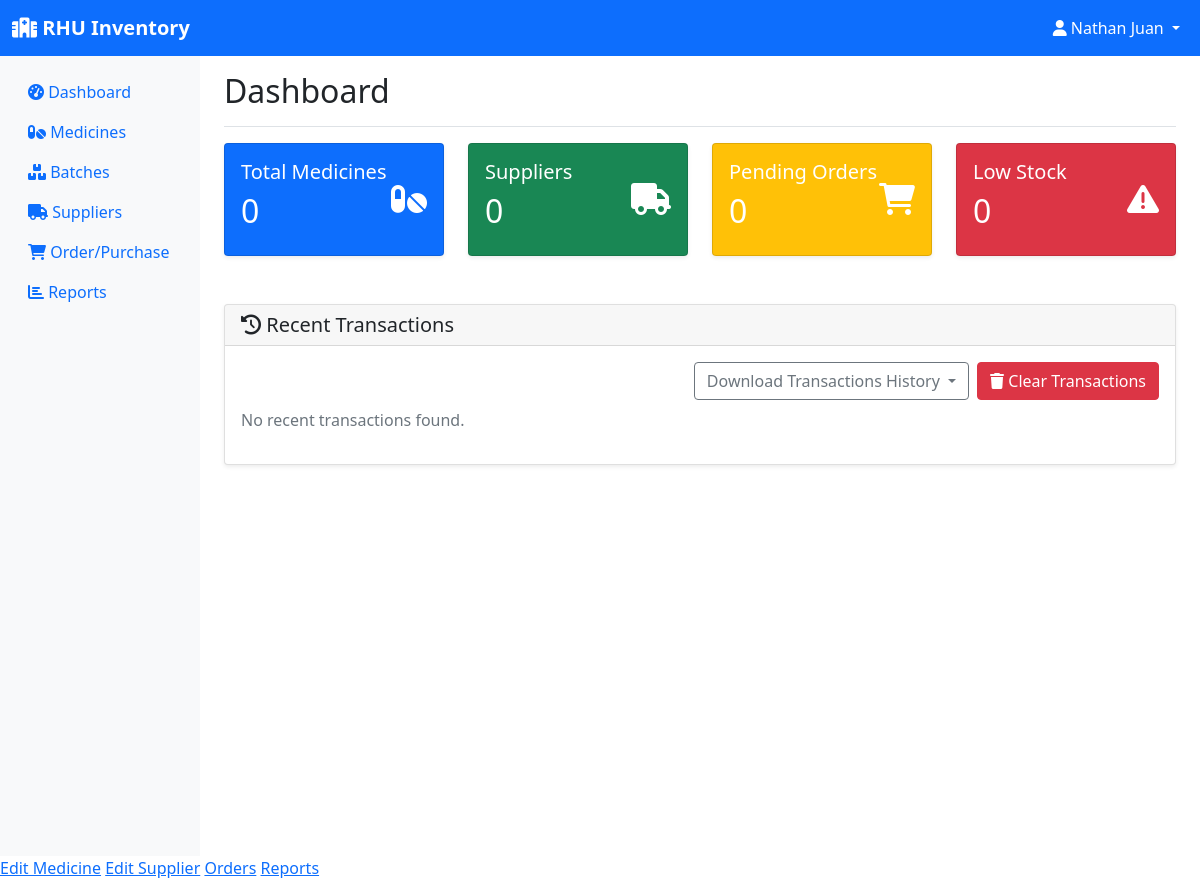
Page /dashboard (signed in) on the earlier database version.
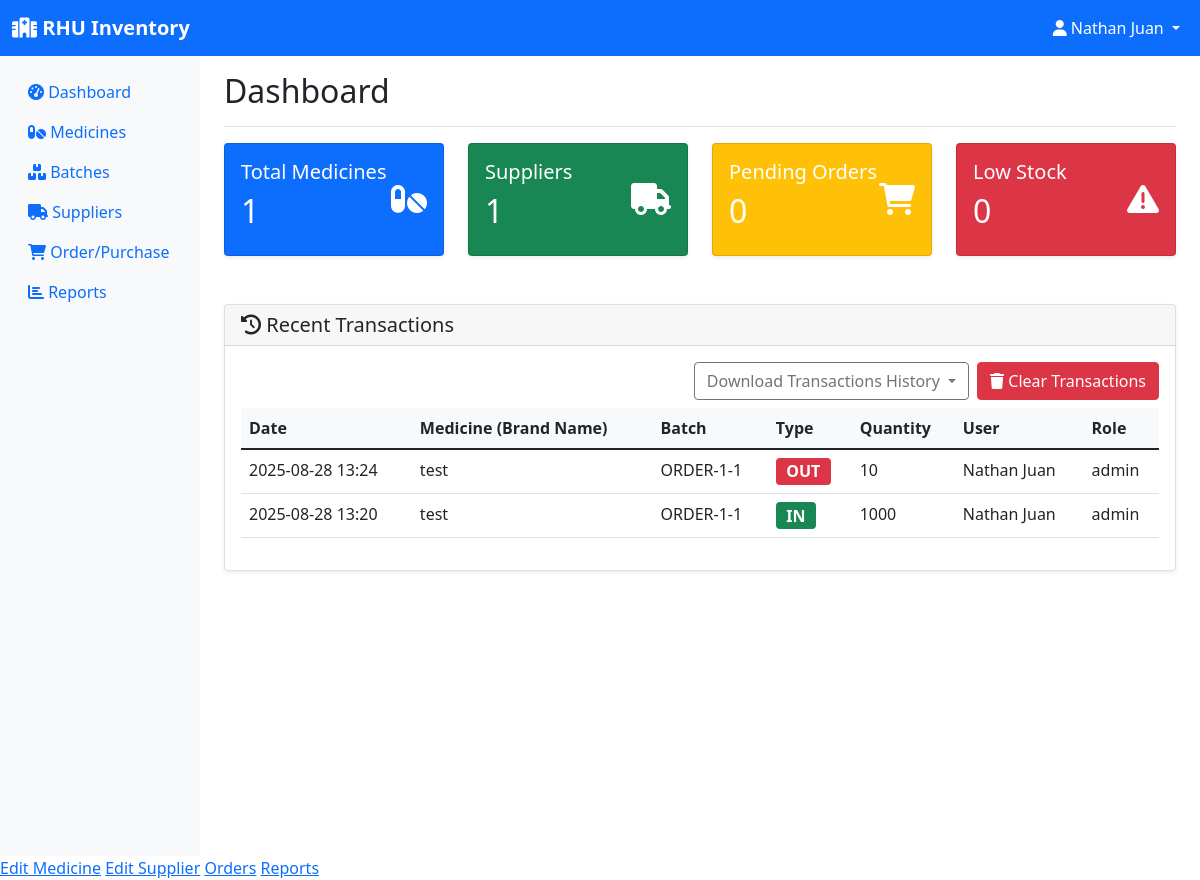
Same page on the later database version.
### models.py (models this page shows, shortened)
class User(UserMixin, db.Model):
    id = db.Column(db.Integer, primary_key=True)
    username = db.Column(db.String(150), unique=True, nullable=False)
    password = db.Column(db.String(256), nullable=False)
    role = db.Column(db.String(20), nullable=False, default='employee')  # pharmacist, manager, assistant
    email = db.Column(db.String(120), unique=True, nullable=False)
    created_at = db.Column(db.DateTime, default=datetime.utcnow)

class StockTransaction(db.Model):
    id = db.Column(db.Integer, primary_key=True)
    batch_id = db.Column(db.Integer, db.ForeignKey('batch.id'), nullable=False)
    transaction_type = db.Column(db.String(20), nullable=False)  # in, out
    quantity = db.Column(db.Integer, nullable=False)
    transaction_date = db.Column(db.DateTime, default=datetime.utcnow)
    performed_by = db.Column(db.Integer, db.ForeignKey('user.id'), nullable=False)
    notes = db.Column(db.String(200))
    user = db.relationship('User', backref='transactions')

class Medicine(db.Model):
    id = db.Column(db.Integer, primary_key=True)
    name = db.Column(db.String(100), nullable=False)
    generic_name = db.Column(db.String(100))
    category = db.Column(db.String(50))
    unit = db.Column(db.String(20))  # e.g., tablets, bottles, etc.
    supplier_id = db.Column(db.Integer, db.ForeignKey('supplier.id'), nullable=False)
    created_at = db.Column(db.DateTime, default=datetime.utcnow)
    batches = db.relationship('Batch', backref='medicine', lazy=True)
    order_items = db.relationship('OrderItem', backref='medicine', lazy=True)

class Batch(db.Model):
    id = db.Column(db.Integer, primary_key=True)
    batch_number = db.Column(db.String(50), nullable=False)
    medicine_id = db.Column(db.Integer, db.ForeignKey('medicine.id'), nullable=False)
    quantity = db.Column(db.Integer, nullable=False)
    expiration_date = db.Column(db.Date, nullable=False)
    manufacturing_date = db.Column(db.Date)
    unit_price = db.Column(db.Float)
    created_at = db.Column(db.DateTime, default=datetime.utcnow)
    transactions = db.relationship('StockTransaction', backref='batch', lazy=True)

### app.py (the view)
@app.route('/dashboard')
@login_required
def dashboard():
    low_stock = Batch.query.filter(Batch.quantity <= 10).all()
    thirty_days_from_now = datetime.now().date() + timedelta(days=30)
    expiring_soon = Batch.query.filter(
        Batch.expiration_date <= thirty_days_from_now,
        Batch.expiration_date > datetime.now().date()
    ).all()
    recent_transactions = StockTransaction.query.order_by(
        StockTransaction.transaction_date.desc()
    ).limit(10).all()
    total_medicines = Medicine.query.count()
    total_suppliers = Supplier.query.count()
    pending_orders = Order.query.filter_by(status='pending').count()
    return render_template('dashboard.html',
                         low_stock=low_stock,
                         expiring_soon=expiring_soon,
                         recent_transactions=recent_transactions,
                         total_medicines=total_medicines,
                         total_suppliers=total_suppliers,
                         pending_orders=pending_orders)

### app.py (called while the page is built)
@login_manager.user_loader
def load_user(user_id):
    return User.query.get(int(user_id))

### templates/dashboard.html (shortened to what this page needs)
{% extends "base.html" %}
{% block content %}
<div class="d-flex justify-content-between flex-wrap flex-md-nowrap align-items-center pt-3 pb-2 mb-3 border-bottom">
    <h1 class="h2">Dashboard</h1>
</div>
<div class="row mb-4">
    <div class="col-md-3">
        <div class="card text-white bg-primary">
            <div class="card-body">
                <div class="d-flex justify-content-between">
                    <div>
                        <h5 class="card-title">Total Medicines</h5>
                        <h2>{{ total_medicines }}</h2>
                    </div>
                    <div class="align-self-center">
                        <i class="fas fa-pills fa-2x"></i>
                    </div>
                </div>
            </div>
        </div>
    </div>
    <div class="col-md-3">
        <div class="card text-white bg-success">
            <div class="card-body">
                <div class="d-flex justify-content-between">
                    <div>
                        <h5 class="card-title">Suppliers</h5>
                        <h2>{{ total_suppliers }}</h2>
                    </div>
                    <div class="align-self-center">
                        <i class="fas fa-truck fa-2x"></i>
                    </div>
                </div>
            </div>
        </div>
    </div>
    <div class="col-md-3">
        <div class="card text-white bg-warning">
            <div class="card-body">
                <div class="d-flex justify-content-between">
                    <div>
                        <h5 class="card-title">Pending Orders</h5>
                        <h2>{{ pending_orders }}</h2>
                    </div>
                    <div class="align-self-center">
                        <i class="fas fa-shopping-cart fa-2x"></i>
                    </div>
                </div>
            </div>
        </div>
    </div>
    <div class="col-md-3">
        <div class="card text-white bg-danger">
            <div class="card-body">
                <div class="d-flex justify-content-between">
                    <div>
                        <h5 class="card-title">Low Stock</h5>
                        <h2>{{ low_stock|length }}</h2>
                    </div>
                    <div class="align-self-center">
                        <i class="fas fa-exclamation-triangle fa-2x"></i>
                    </div>
                </div>
            </div>
        </div>
    </div>
</div>
<div class="row">
    <div class="col-12">
        <div class="card">
            <div class="card-header">
                <h5 class="mb-0"><i class="fas fa-history"></i> Recent Transactions</h5>
            </div>
            <div class="card-body">
                <div class="d-flex justify-content-end mb-2">
                    <div class="dropdown me-2">
                        <button class="btn btn-outline-secondary dropdown-toggle" type="button" id="downloadMenu" data-bs-toggle="dropdown" aria-expanded="false">
                            Download Transactions History
                        </button>
                    </div>
                    {% if current_user.is_authenticated and current_user.role == 'admin' %}
                    <form method="post" action="{{ url_for('clear_transactions') }}" style="display:inline;">
                        <button type="submit" class="btn btn-danger" onclick="return confirm('Are you sure you want to clear all transaction history?');">
                            <i class="fas fa-trash"></i> Clear Transactions
                        </button>
                    </form>
                    {% endif %}
                </div>
                {% if recent_transactions %}
                <div class="table-responsive">
                    <table class="table">
                        <thead>
                            <tr>
                                <th>Date</th>
                                <th>Medicine (Brand Name)</th>
                                <th>Batch</th>
                                <th>Type</th>
                                <th>Quantity</th>
                                <th>User</th>
                                <th>Role</th>
                            </tr>
                        </thead>
                        <tbody>
                            {% for tx in recent_transactions %}
                            <tr>
                                <td>{{ tx.transaction_date.strftime('%Y-%m-%d %H:%M') }}</td>
                                <td>{{ tx.batch.medicine.name if tx.batch and tx.batch.medicine else "N/A" }}</td>
                                <td>{{ tx.batch.batch_number if tx.batch else "N/A" }}</td>
                                <td>
                                    {% if tx.transaction_type.lower() == 'in' %}
                                        <span class="badge bg-success" style="font-size:1em;">IN</span>
                                    {% elif tx.transaction_type.lower() == 'out' %}
                                        <span class="badge bg-danger" style="font-size:1em;">OUT</span>
                                    {% else %}
                                        <span class="badge bg-secondary" style="font-size:1em;">{{ tx.transaction_type|upper }}</span>
                                    {% endif %}
                                </td>
                                <td>{{ tx.quantity }}</td>
                                <td>
                                    {% if tx.user and tx.user.username %}
                                        {{ tx.user.username }}
                                    {% else %}
                                        {{ tx.performed_by }}
                                    {% endif %}
                                </td>
                                <td>
                                    {% if tx.user and tx.user.role %}
                                        {{ tx.user.role }}
                                    {% else %}
                                        N/A
                                    {% endif %}
                                </td>
                            </tr>
                            {% endfor %}
                        </tbody>
                    </table>
                </div>
                {% else %}
                <p class="text-muted">No recent transactions found.</p>
                {% endif %}
            </div>
        </div>
    </div>
</div>
{% endblock %}

### templates/base.html (shortened to what this page needs)
<!DOCTYPE html>
<html lang="en">
<head>
    <link href="https://cdn.jsdelivr.net/npm/bootstrap@5.1.3/dist/css/bootstrap.min.css" rel="stylesheet">
    <link href="https://cdnjs.cloudflare.com/ajax/libs/font-awesome/6.0.0/css/all.min.css" rel="stylesheet">
</head>
<body>
    <nav class="navbar navbar-expand-lg navbar-dark bg-primary">
        <div class="container-fluid">
            <a class="navbar-brand" href="{{ url_for('dashboard') }}">
                <i class="fas fa-hospital"></i> RHU Inventory
            </a>
            {% if current_user.is_authenticated %}
            <div class="navbar-nav ms-auto">
                <div class="nav-item dropdown">
                    <a class="nav-link dropdown-toggle text-white" href="#" id="navbarDropdown" role="button" data-bs-toggle="dropdown">
                        <i class="fas fa-user"></i> {{ current_user.username }}
                    </a>
                </div>
            </div>
            {% endif %}
        </div>
    </nav>
    <div class="container-fluid">
        <div class="row">
            {% if current_user.is_authenticated %}
            <nav class="col-md-3 col-lg-2 d-md-block sidebar collapse">
                <div class="position-sticky pt-3">
                    <ul class="nav flex-column">
                        <li class="nav-item">
                            <a class="nav-link" href="{{ url_for('dashboard') }}">
                                <i class="fas fa-tachometer-alt"></i> Dashboard
                            </a>
                        </li>
                        <li class="nav-item">
                            <a class="nav-link" href="{{ url_for('inventory') }}">
                                <i class="fas fa-pills"></i> Medicines
                            </a>
                        </li>
                        <li class="nav-item">
                            <a class="nav-link" href="{{ url_for('batches') }}">
                                <i class="fas fa-boxes"></i> Batches
                            </a>
                        </li>
                        <li class="nav-item">
                            <a class="nav-link" href="{{ url_for('suppliers') }}">
                                <i class="fas fa-truck"></i> Suppliers
                            </a>
                        </li>
                        <li class="nav-item">
                            <a class="nav-link" href="{{ url_for('orders') }}">
                                <i class="fas fa-shopping-cart"></i> Order/Purchase
                            </a>
                        </li>
                        <li class="nav-item">
                            <a class="nav-link" href="{{ url_for('reports') }}">
                                <i class="fas fa-chart-bar"></i> Reports
                            </a>
                        </li>
                    </ul>
                </div>
            </nav>
            {% endif %}
            <main class="{% if current_user.is_authenticated %}col-md-9 ms-sm-auto col-lg-10 px-md-4{% else %}col-12{% endif %}">
                {% block content %}{% endblock %}
            </main>
        </div>
    </div>
    {% if current_user.is_authenticated %}
        {% if current_user.role == 'admin' %}
            <a href="{{ edit_medicine_url }}">Edit Medicine</a>
            <a href="{{ edit_supplier_url }}">Edit Supplier</a>
            <a href="{{ orders_url }}">Orders</a>
            <a href="{{ reports_url }}">Reports</a>
        {% elif current_user.role == 'sub-admin' %}
            <a href="{{ edit_medicine_url }}">Edit Medicine</a>
            <a href="{{ edit_supplier_url }}">Edit Supplier</a>
            <a href="{{ orders_url }}">Orders</a>
        {% elif current_user.role == 'employee' %}
            <a href="{{ orders_url }}">Orders</a>
            <a href="{{ reports_url }}">Reports</a>
        {% endif %}
    {% endif %}
</body>
</html>

### templates/base.html (style rules this page uses)
.sidebar { min-height: 100vh; background-color: #f8f9fa; }
.navbar-brand { font-weight: bold; }
.card { box-shadow: 0 0.125rem 0.25rem rgba(0, 0, 0, 0.075); border: 1px solid rgba(0, 0, 0, 0.125); }
.table th { background-color: #f8f9fa; border-top: none; }

Differences in the rows shown:
added StockTransaction: transaction_date "2025-08-28 13:24", batch.medicine "test", batch "ORDER-1-1", transaction_type "OUT", quantity "10", user.username "Nathan Juan", user.role "admin"
added StockTransaction: transaction_date "2025-08-28 13:20", batch.medicine "test", batch "ORDER-1-1", transaction_type "IN", quantity "1000", user.username "Nathan Juan", user.role "admin"
Other differences:
{{ total_medicines }}: "0" → "1"
{{ total_suppliers }}: "0" → "1"
text no longer shown: "No recent transactions found."
text now shown: "Date Medicine (Brand Name) Batch Type Quantity User Role"
